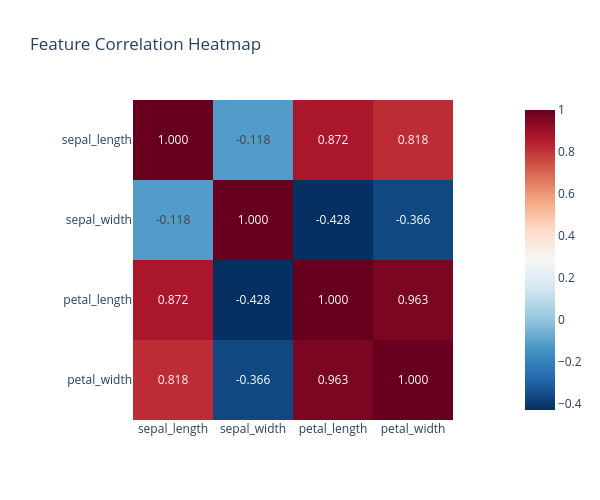

Here is the notebook cell this chart was saved with:
### Markdown cell above
### 5.4 Heatmap - Correlation Matrix

### Code cell
corr = iris.drop(columns='species').corr()

fig = px.imshow(corr, text_auto='.3f', color_continuous_scale='RdBu_r',
                title='Feature Correlation Heatmap')
fig.update_layout(height=500, width=600)
fig.show()

### Figure 1 — Plotly figure (JSON) as saved in the notebook; plotly's stock layout.template omitted (floating-point values rounded to 4 significant figures)
{"data": [{"coloraxis": "coloraxis", "hovertemplate": "x: %{x}<br>y: %{y}<br>color: %{z}<extra></extra>", "name": "0", "texttemplate": "%{z:.3f}", "type": "heatmap", "x": ["sepal_length", "sepal_width", "petal_length", "petal_width"], "xaxis": "x", "y": ["sepal_length", "sepal_width", "petal_length", "petal_width"], "yaxis": "y", "z": [[1.0, -0.1176, 0.8718, 0.8179], [-0.1176, 1.0, -0.4284, -0.3661], [0.8718, -0.4284, 1.0, 0.9629], [0.8179, -0.3661, 0.9629, 1.0]]}], "layout": {"coloraxis": {"colorscale": [[0, "rgb(5,48,97)"], [0.1, "rgb(33,102,172)"], [0.2, "rgb(67,147,195)"], [0.3, "rgb(146,197,222)"], [0.4, "rgb(209,229,240)"], [0.5, "rgb(247,247,247)"], [0.6, "rgb(253,219,199)"], [0.7, "rgb(244,165,130)"], [0.8, "rgb(214,96,77)"], [0.9, "rgb(178,24,43)"], [1, "rgb(103,0,31)"]]}, "height": 500, "title": {"text": "Feature Correlation Heatmap"}, "width": 600, "xaxis": {"anchor": "y", "constrain": "domain", "domain": [0, 1], "scaleanchor": "y"}, "yaxis": {"anchor": "x", "autorange": "reversed", "constrain": "domain", "domain": [0, 1]}}}
